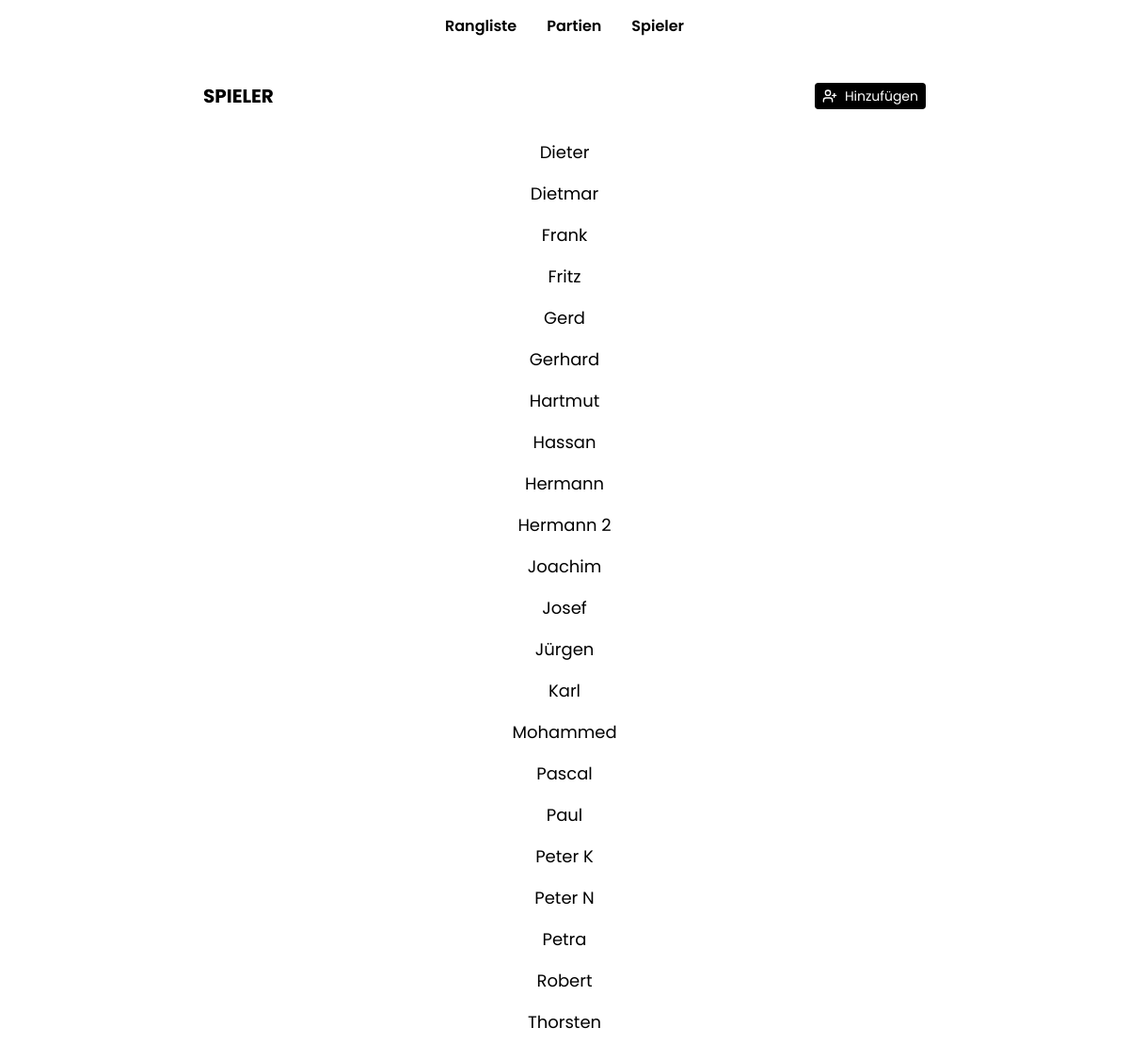
The page /player/ on the database its author committed.
### boule/models.py (models this page shows, shortened)
class Player(models.Model):
    first_name = models.CharField(max_length=255)
    last_name = models.CharField(max_length=255, blank=True)
    class Meta:
        unique_together = ["first_name", "last_name"]

### boule/views.py (the view)
# urls.py: path("player/", PlayerListView.as_view(), name="player-list"),
class PlayerListView(ListView):
    model = Player
    template_name = "player/player_list.html"
    ordering = ["first_name", "last_name"]

### boule/templates/player/player_list.html
{% extends '../base.html' %}
{% block content %}
<div class="flex justify-between items-center">
    <h2 class="font-bold uppercase text-xl">Spieler</h2>
    <a href="{% url 'player-add' %}">
        <div class="flex items-center py-1 px-2 text-white bg-black rounded text-sm">
            <i data-lucide="user-plus" class="w-4 h-4 mr-2"></i>
            Hinzufügen
        </div>
    </a>
</div>
<ul class="space-y-4">
    {% for player in object_list %}
    <li class="text-lg text-center">
        <a href="{% url 'player-edit' player.pk %}" class="hover:border-b-2 border-black">
            {{ player.first_name }} {{ player.last_name }}
        </a>
    </li>
    {% endfor %}
</ul>
{% endblock %}

### static/css/main.css (style rules this page uses)
body { font-family: "Poppins", sans-serif; }

### rows shown on the page
Player: first_name "Dieter"
Player: first_name "Dietmar"
Player: first_name "Frank"
Player: first_name "Fritz"
Player: first_name "Gerd"
Player: first_name "Gerhard"
Player: first_name "Hartmut"
Player: first_name "Hassan"
Player: first_name "Hermann"
Player: first_name "Hermann", last_name "2"
Player: first_name "Joachim"
Player: first_name "Josef"
Player: first_name "Jürgen"
Player: first_name "Karl"
Player: first_name "Mohammed"
Player: first_name "Pascal"
Player: first_name "Paul"
Player: first_name "Peter", last_name "K"
Player: first_name "Peter", last_name "N"
Player: first_name "Petra"
Player: first_name "Robert"
Player: first_name "Thorsten"
